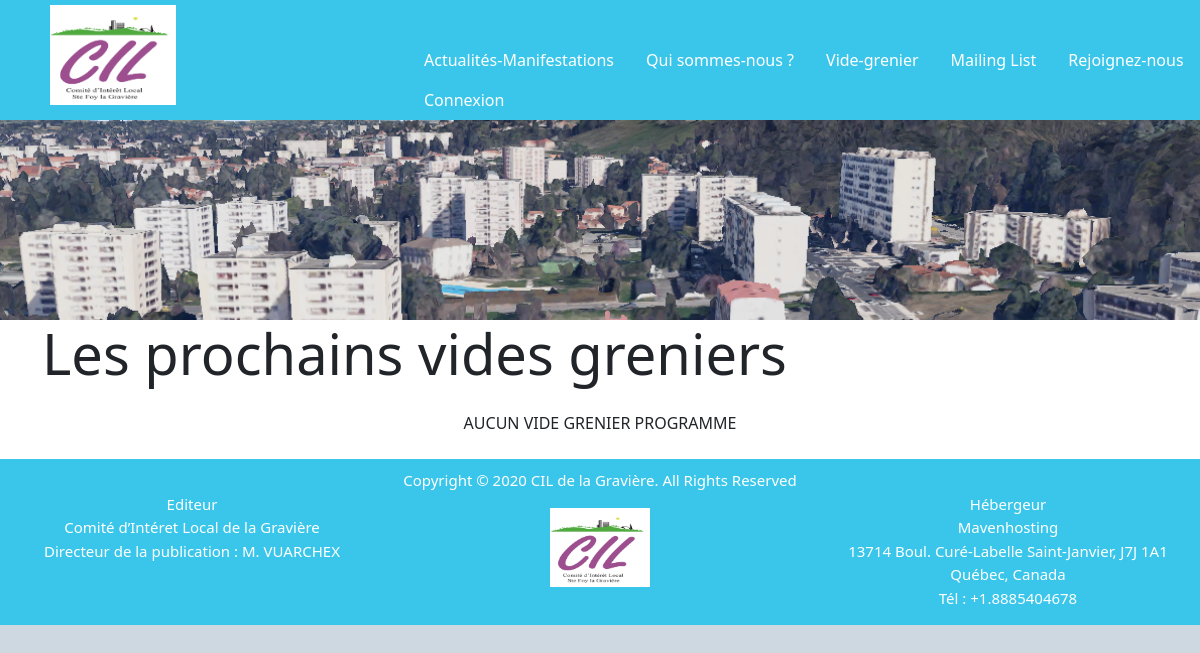
The app's page /Vide_grenier_V0.2/php/vide_grenier.php, older data.
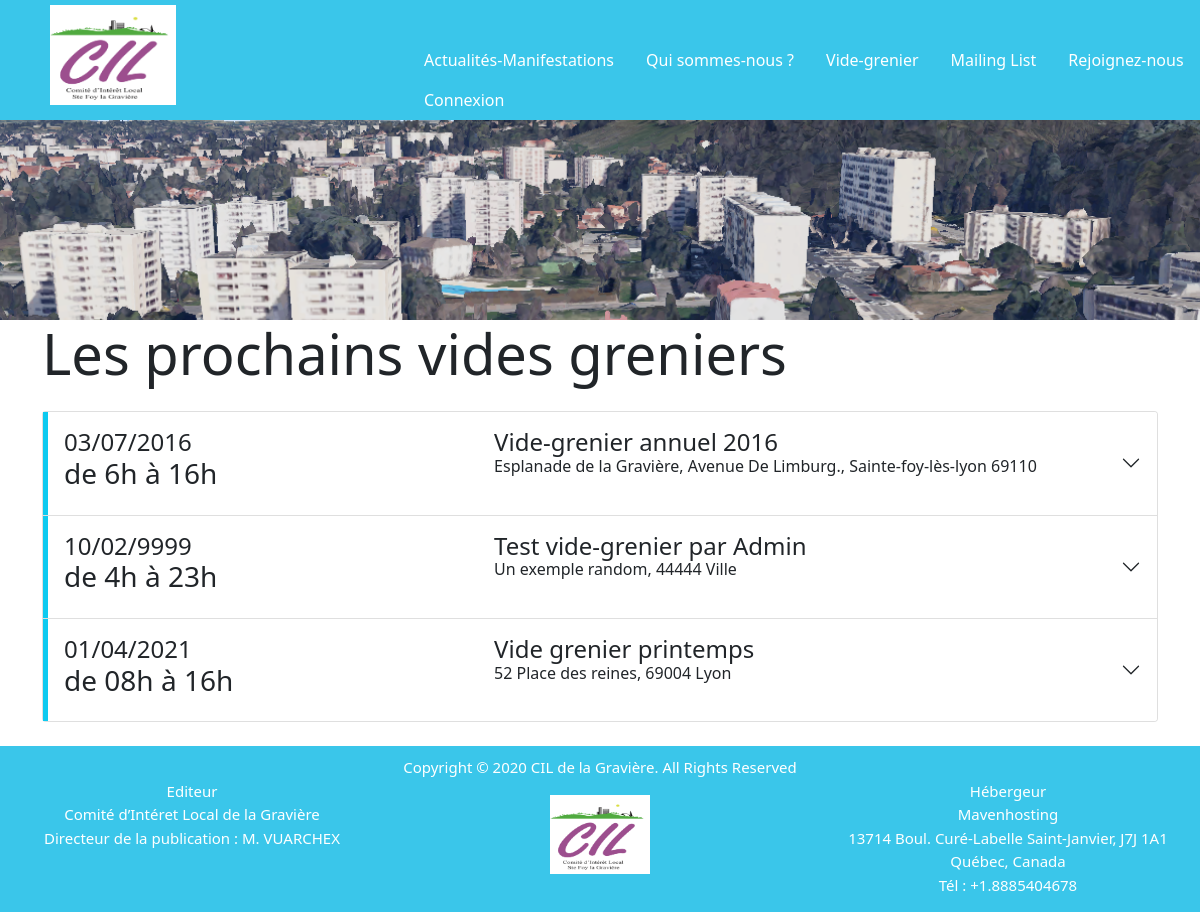
The same page, newer data.
### tables this page shows
CREATE TABLE `videgrenier` (
  `ID_VG` int(11) PRIMARY KEY NOT NULL AUTO_INCREMENT,
  `LABEL_VG` varchar(50) DEFAULT NULL,
  `DATE_VG` varchar(11) DEFAULT NULL,
  `HEURE_VG` varchar(15) NOT NULL,
  `ADDRESSE_VG` varchar(100) NOT NULL,
  `NBR_EMPLACEMENTS` int(11) DEFAULT NULL,
  `NBR_RESTANT_VG` int(11) NOT NULL,
  `PRIX_EMPLACEMENTS` decimal(10,0) DEFAULT NULL
);

### Vide_grenier_V0.2/php/vide_grenier.php (the view, shortened to what this page needs)
<!DOCTYPE html>
<html lang="fr">
<head>
    <link rel="stylesheet" href="../css/bootstrap.min.css">
    <link rel="stylesheet" href="../css/monstyle.css">
    <link href="https://cdn.jsdelivr.net/npm/bootstrap@5.0.0-beta3/dist/css/bootstrap.min.css" rel="stylesheet">
</head>
<body>
    <?php
    include 'inc_header.php';
    ?>
<div class="container">
    <h1 class="display-4 mb-4">Les prochains vides greniers</h1>
    <?php
    try {
        include 'inc_bdd.php';
        $select_vg = 'SELECT * FROM videgrenier';
        $resultat = $base->prepare($select_vg);
        $resultat->execute();
        echo "<main id=\"videGrenier\" class=\"text-center\">";
        echo "<div class='accordion mb-4' id='accordionContainer'>";
        if($resultat->rowCount() == 0){
            echo "<div class='mb-4'>AUCUN VIDE GRENIER PROGRAMME</div>";
        }else{
            while ($ligne = $resultat->fetch()) {
                $id = $ligne['ID_VG'];
                $label = $ligne['LABEL_VG'];
                $date = $ligne['DATE_VG'];
                $heure = $ligne['HEURE_VG'];
                $addresse = $ligne['ADDRESSE_VG'];
                ?>
                <div class="accordion-item">
                        <h2 class="accordion-header border-5 border-left border-info" id="<?php echo 'heading'.$id; ?>">
                        <div class="accordion-button pl-0 pr-3 py-0 collapsed" type="button" data-bs-toggle="collapse" data-bs-target="#<?php echo 'collapse'.$id; ?>" aria-expanded="false" aria-controls="<?php echo 'collapse'.$id; ?>">
                            <div class="row justify-content-between p-3" style="width : 100%;">
                                <div class="col-3 pl-4">
                                    <div class="row align-center h4 mb-0"><?php echo $date ?></div>
                                    <div class="row align-center h3"><?php echo $heure ?></div>
                                </div>
                                <div class="col-7">
                                    <div class="row align-center h4 mb-0"><?php echo $label ?></div>
                                    <div class="row align-center"><?php echo $addresse ?></div>
                                </div>
                            </div>
                        </div>
                        </h2>
                    </div>
                <?php
            }
        }
    } catch (Exception $e) {
        die('Erreur : ' . $e->getMessage());
    } finally {
        $base = null;
    }
    ?>
        </div>
    </main>
</div>
    <?php
    include 'inc_footer.php';
    ?>
</body>
</html>

### Vide_grenier_V0.2/php/inc_header.php
<header id="en_tete">
<div class="row">
    <div id="logo" class="col-md-4">
    <a href="accueil.php"><img id="logoHead" src="../images/logo.png" class="img-fluid" alt="Logo"></a>
    </div>
    <nav id="menu_nav" class="col-md-8">
        <ul class="nav nav-pills">
            <li class="nav-item"><a class="nav-link" href="accueil.php">Actualités-Manifestations</a></li>
            <li class="nav-item"><a class="nav-link" href="infoCIL.php">Qui sommes-nous ?</a></li>
            <li class="nav-item"><a class="nav-link" href="vide_grenier.php">Vide-grenier</a></li>
            <li class="nav-item"><a class="nav-link" href="mailing_list.php">Mailing List</a></li>
            <?php
            if (isset($_SESSION['id_util'])) {
                echo "<li class=\"nav-item\"><a class=\"nav-link\" href=\"mon_compte.php\">Mon compte</a></li>";
                echo "<li class=\"nav-item\"><a class=\"nav-link\" href=\"deconnexion.php\">Déconnexion</a></li>";
            } else {
                echo "<li class=\"nav-item\"><a class=\"nav-link\" href=\"inscription.php\">Rejoignez-nous</a></li>";
                echo "<li class=\"nav-item\"><a class=\"nav-link\" href=\"connexion.php\">Connexion</a></li>";
            }
            ?>
        </ul>
    </nav>
</div>
<img id="paysageHead" src="../images/paysage.png" class="img-fluid" alt="Panorama">
</header>

### Vide_grenier_V0.2/php/inc_footer.php
<footer class="footer">
    <p>Copyright © 2020 CIL de la Gravière. All Rights Reserved</p>
    <div class="row">
        <div class="col-md-4">
            <p>Editeur</p>
            <p>Comité d’Intéret Local de la Gravière</p>
            <p>Directeur de la publication : M. VUARCHEX</p>
        </div>
        <div class="col-md-4">
        <img src="../images/logo.png" class="img-fluid" alt="Logo">
        </div>
        <div class="col-md-4">
            <p>Hébergeur</p>
            <p>Mavenhosting</p>
            <p>13714 Boul. Curé-Labelle Saint-Janvier, J7J 1A1</p>
            <p>Québec, Canada</p>
            <p>Tél : +1.8885404678</p>
        </div>
    </div>
</footer>

### Vide_grenier_V0.2/css/monstyle.css (style rules this page uses)
html { position: relative; min-height: 100%; width: auto !important; overflow-x: hidden !important; background-color: #CED8E1; }
body { width: auto !important; overflow-x: hidden !important; background-color: #CED8E1; }
header { background-color: #3AC6EA; width: 100%; }
#paysageHead { max-height: 200px; object-fit: cover; width: 100%; height: auto; }
#logoHead { height: 100px; margin: 5px 0 5px 50px; }
#logo a { text-decoration: none; }
#menu_nav { margin-top: 40px; }
#en_tete .nav-link, #logo, #logo a { color: white; }
.footer { bottom: 0; width: 100%; background-color: #3AC6EA; color: #FFFFFF; text-align: center; font-size: 15px; padding-top: 10px; }
footer div p { margin-top: -15px; }
footer img { width: 100px; }

Row changes from the older to the newer data that the page shows:
added videgrenier: DATE_VG "03/07/2016", HEURE_VG "de 6h à 16h", LABEL_VG "Vide-grenier annuel 2016", ADDRESSE_VG "Esplanade de la Gravière, Avenue De Limburg., Sainte-foy-lès-lyon 69110"
added videgrenier: DATE_VG "10/02/9999", HEURE_VG "de 4h à 23h", LABEL_VG "Test vide-grenier par Admin", ADDRESSE_VG "Un exemple random, 44444 Ville"
added videgrenier: DATE_VG "01/04/2021", HEURE_VG "de 08h à 16h", LABEL_VG "Vide grenier printemps", ADDRESSE_VG "52 Place des reines, 69004 Lyon"
Text that changed along with them:
text no longer shown: "AUCUN VIDE GRENIER PROGRAMME"
